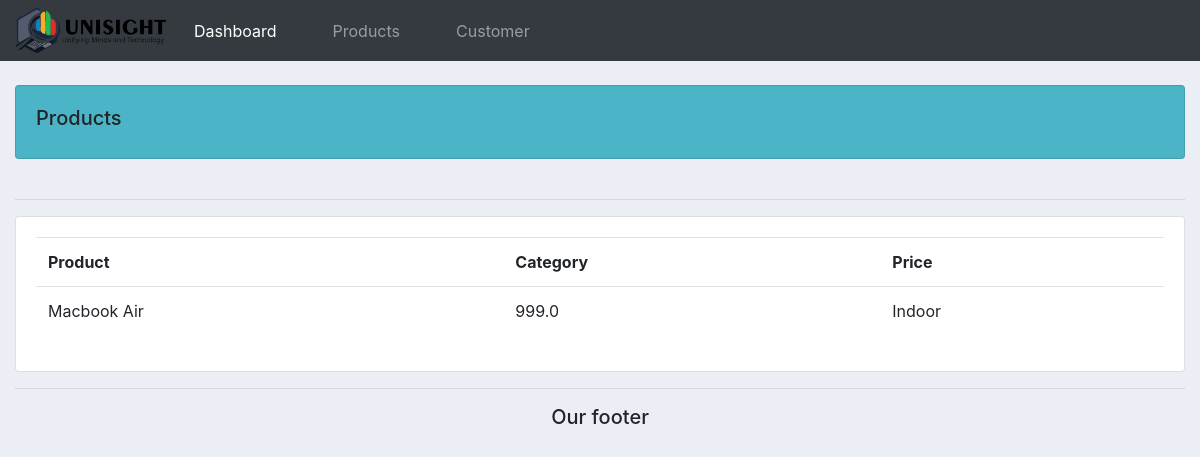
Before: /products/ with the older database file.
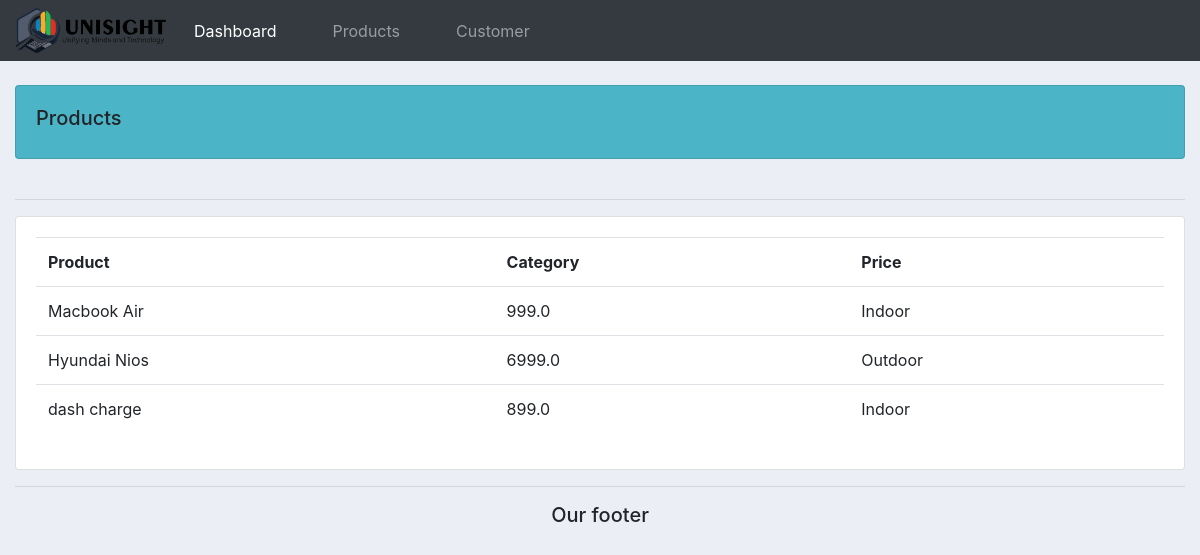
After: the same page with the newer database file.
### accounts/models.py (models this page shows, shortened)
class Product(models.Model):
    CATEGORY=(
        ('Indoor','Indoor'),
        ('Outdoor','Outdoor')
    )
    name = models.CharField(max_length=200 ,null=True)
    price = models.FloatField(null=True)
    category =  models.CharField(max_length=200 ,null=True, choices=CATEGORY)
    description = models.CharField(max_length=200 ,null=True, blank=True)
    date_created = models.DateTimeField(auto_now_add=True,null=True)
    tags = models.ManyToManyField(Tag)

### accounts/views.py (the view)
# urls.py: path('products/',views.product, name="products"),
def product(request):
    product = Product.objects.all()
    return render(request,'accounts/products.html', {'product':product})

### accounts/templates/accounts/products.html
{% extends 'accounts/main.html' %}
  {% block content %}
<br>
    <div class="row">
      <div class="col-md">
        <div class="card card-body" style="background-color:#4cb4c7">
          <h5>Products</h5>
        </div>
        <br>
        <hr>
        <div class="card card-body">
          <table class="table">
            <tr>
              <th>Product</th>
              <th>Category</th>
              <th>Price</th>
            </tr>
            {% for i in product %}
            <tr>
              <td>{{i.name}}</td>
              <td>{{i.price}}</td>
              <td>{{i.category}}</td>
            </tr>
            {% endfor %}
          </table>
        </div>
      </div>
    </div>
  {% endblock %}

Changed rows visible on the page:
added Product: name "Hyundai Nios", price "6999.0", category "Outdoor"
added Product: name "dash charge", price "899.0", category "Indoor"
